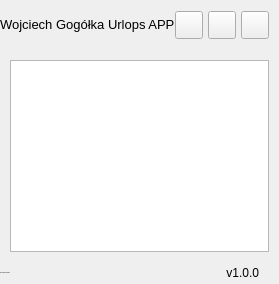
        <widget class="QFrame" name="contentBox">
         <property name="frameShape">
          <enum>QFrame::NoFrame</enum>
         </property>
         <property name="frameShadow">
          <enum>QFrame::Raised</enum>
         </property>
         <layout class="QVBoxLayout" name="verticalLayout_2">
          <property name="spacing">
           <number>0</number>
          </property>
          <property name="leftMargin">
           <number>0</number>
          </property>
          <property name="topMargin">
           <number>0</number>
          </property>
          <property name="rightMargin">
           <number>0</number>
          </property>
          <property name="bottomMargin">
           <number>0</number>
          </property>
          <item>
           <widget class="QFrame" name="contentTopBg">
            <property name="minimumSize">
             <size>
              <width>0</width>
              <height>50</height>
             </size>
            </property>
            <property name="maximumSize">
             <size>
              <width>16777215</width>
              <height>50</height>
             </size>
            </property>
            <property name="frameShape">
             <enum>QFrame::NoFrame</enum>
            </property>
            <property name="frameShadow">
             <enum>QFrame::Raised</enum>
            </property>
            <layout class="QHBoxLayout" name="horizontalLayout">
             <property name="spacing">
              <number>0</number>
             </property>
             <property name="leftMargin">
              <number>0</number>
             </property>
             <property name="topMargin">
              <number>0</number>
             </property>
             <property name="rightMargin">
              <number>10</number>
             </property>
             <property name="bottomMargin">
              <number>0</number>
             </property>
             <item>
              <widget class="QFrame" name="leftBox">
               <property name="sizePolicy">
                <sizepolicy hsizetype="Expanding" vsizetype="Preferred">
                 <horstretch>0</horstretch>
                 <verstretch>0</verstretch>
                </sizepolicy>
               </property>
               <property name="frameShape">
                <enum>QFrame::NoFrame</enum>
               </property>
               <property name="frameShadow">
                <enum>QFrame::Raised</enum>
               </property>
               <layout class="QHBoxLayout" name="horizontalLayout_3">
                <property name="spacing">
                 <number>0</number>
                </property>
                <property name="leftMargin">
                 <number>0</number>
                </property>
                <property name="topMargin">
                 <number>0</number>
                </property>
                <property name="rightMargin">
                 <number>0</number>
                </property>
                <property name="bottomMargin">
                 <number>0</number>
                </property>
                <item>
                 <widget class="QLabel" name="titleRightInfo">
                  <property name="sizePolicy">
                   <sizepolicy hsizetype="Preferred" vsizetype="Expanding">
                    <horstretch>0</horstretch>
                    <verstretch>0</verstretch>
                   </sizepolicy>
                  </property>
                  <property name="maximumSize">
                   <size>
                    <width>16777215</width>
                    <height>45</height>
                   </size>
                  </property>
                  <property name="font">
                   <font>
                    <pointsize>10</pointsize>
                    <italic>false</italic>
                    <bold>false</bold>
                   </font>
                  </property>
                  <property name="text">
                   <string>Wojciech Gogółka Urlops APP</string>
                  </property>
                  <property name="alignment">
                   <set>Qt::AlignLeading|Qt::AlignLeft|Qt::AlignVCenter</set>
                  </property>
                 </widget>
                </item>
               </layout>
              </widget>
             </item>
             <item alignment="Qt::AlignRight">
              <widget class="QFrame" name="rightButtons">
               <property name="minimumSize">
                <size>
                 <width>0</width>
                 <height>28</height>
                </size>
               </property>
               <property name="frameShape">
                <enum>QFrame::NoFrame</enum>
               </property>
               <property name="frameShadow">
                <enum>QFrame::Raised</enum>
               </property>
               <layout class="QHBoxLayout" name="horizontalLayout_2">
                <property name="spacing">
                 <number>5</number>
                </property>
                <property name="leftMargin">
                 <number>0</number>
                </property>
                <property name="topMargin">
                 <number>0</number>
                </property>
                <property name="rightMargin">
                 <number>0</number>
                </property>
                <property name="bottomMargin">
                 <number>0</number>
                </property>
                <item>
                 <widget class="QPushButton" name="minimizeAppBtn">
                  <property name="minimumSize">
                   <size>
                    <width>28</width>
                    <height>28</height>
                   </size>
                  </property>
                  <property name="maximumSize">
                   <size>
                    <width>28</width>
                    <height>28</height>
                   </size>
                  </property>
                  <property name="cursor">
                   <cursorShape>PointingHandCursor</cursorShape>
                  </property>
                  <property name="toolTip">
                   <string>Minimize</string>
                  </property>
                  <property name="text">
                   <string/>
                  </property>
                  <property name="icon">
                   <iconset resource="../../Modern_GUI_PyDracula_PySide6_or_PyQt6-master/resources.qrc">
                    <normaloff>:/icons/images/icons/icon_minimize.png</normaloff>:/icons/images/icons/icon_minimize.png</iconset>
                  </property>
                  <property name="iconSize">
                   <size>
                    <width>20</width>
                    <height>20</height>
                   </size>
                  </property>
                 </widget>
                </item>
                <item>
                 <widget class="QPushButton" name="maximizeRestoreAppBtn">
                  <property name="minimumSize">
                   <size>
                    <width>28</width>
                    <height>28</height>
                   </size>
                  </property>
                  <property name="maximumSize">
                   <size>
                    <width>28</width>
                    <height>28</height>
                   </size>
                  </property>
                  <property name="font">
                   <font>
                    <pointsize>10</pointsize>
                    <italic>false</italic>
                    <bold>false</bold>
                    <stylestrategy>PreferDefault</stylestrategy>
                   </font>
                  </property>
                  <property name="cursor">
                   <cursorShape>PointingHandCursor</cursorShape>
                  </property>
                  <property name="toolTip">
                   <string>Maximize</string>
                  </property>
                  <property name="text">
                   <string/>
                  </property>
                  <property name="icon">
                   <iconset resource="../../Modern_GUI_PyDracula_PySide6_or_PyQt6-master/resources.qrc">
                    <normaloff>:/icons/images/icons/icon_maximize.png</normaloff>:/icons/images/icons/icon_maximize.png</iconset>
                  </property>
                  <property name="iconSize">
                   <size>
                    <width>20</width>
                    <height>20</height>
                   </size>
                  </property>
                 </widget>
                </item>
                <item>
                 <widget class="QPushButton" name="closeAppBtn">
                  <property name="minimumSize">
                   <size>
                    <width>28</width>
                    <height>28</height>
                   </size>
                  </property>
                  <property name="maximumSize">
                   <size>
                    <width>28</width>
                    <height>28</height>
                   </size>
                  </property>
                  <property name="cursor">
                   <cursorShape>PointingHandCursor</cursorShape>
                  </property>
                  <property name="toolTip">
                   <string>Close</string>
                  </property>
                  <property name="text">
                   <string/>
                  </property>
                  <property name="icon">
                   <iconset resource="../../Modern_GUI_PyDracula_PySide6_or_PyQt6-master/resources.qrc">
                    <normaloff>:/icons/images/icons/icon_close.png</normaloff>:/icons/images/icons/icon_close.png</iconset>
                  </property>
                  <property name="iconSize">
                   <size>
                    <width>20</width>
                    <height>20</height>
                   </size>
                  </property>
                 </widget>
                </item>
               </layout>
              </widget>
             </item>
            </layout>
           </widget>
          </item>
          <item>
           <widget class="QFrame" name="contentBottom">
            <property name="frameShape">
             <enum>QFrame::NoFrame</enum>
            </property>
            <property name="frameShadow">
             <enum>QFrame::Raised</enum>
            </property>
            <layout class="QVBoxLayout" name="verticalLayout_6">
             <property name="spacing">
              <number>0</number>
             </property>
             <property name="leftMargin">
              <number>0</number>
             </property>
             <property name="topMargin">
              <number>0</number>
             </property>
             <property name="rightMargin">
              <number>0</number>
             </property>
             <property name="bottomMargin">
              <number>0</number>
             </property>
             <item>
              <widget class="QFrame" name="content">
               <property name="frameShape">
                <enum>QFrame::NoFrame</enum>
               </property>
               <property name="frameShadow">
                <enum>QFrame::Raised</enum>
               </property>
               <layout class="QHBoxLayout" name="horizontalLayout_4">
                <property name="spacing">
                 <number>0</number>
                </property>
                <property name="leftMargin">
                 <number>0</number>
                </property>
                <property name="topMargin">
                 <number>0</number>
                </property>
                <property name="rightMargin">
                 <number>0</number>
                </property>
                <property name="bottomMargin">
                 <number>0</number>
                </property>
                <item>
                 <widget class="QFrame" name="pagesContainer">
                  <property name="styleSheet">
                   <string notr="true"/>
                  </property>
                  <property name="frameShape">
                   <enum>QFrame::NoFrame</enum>
                  </property>
                  <property name="frameShadow">
                   <enum>QFrame::Raised</enum>
                  </property>
                  <layout class="QVBoxLayout" name="verticalLayout_15">
                   <property name="spacing">
                    <number>0</number>
                   </property>
                   <property name="leftMargin">
                    <number>10</number>
                   </property>
                   <property name="topMargin">
                    <number>10</number>
                   </property>
                   <property name="rightMargin">
                    <number>10</number>
                   </property>
                   <property name="bottomMargin">
                    <number>10</number>
                   </property>
                   <item>
                    <layout class="QHBoxLayout" name="horizontalLayout_7">
                     <property name="sizeConstraint">
                      <enum>QLayout::SetFixedSize</enum>
                     </property>
                    </layout>
                   </item>
                   <item>
                    <layout class="QHBoxLayout" name="horizontalLayout_9">
                     <item>
                      <widget class="QTableWidget" name="workersTable">
                       <property name="verticalScrollMode">
                        <enum>QAbstractItemView::ScrollPerPixel</enum>
                       </property>
                      </widget>
                     </item>
                    </layout>
                   </item>
                  </layout>
                 </widget>
                </item>
               </layout>
              </widget>
             </item>
             <item>
              <widget class="QFrame" name="bottomBar">
               <property name="minimumSize">
                <size>
                 <width>0</width>
                 <height>22</height>
                </size>
               </property>
               <property name="maximumSize">
                <size>
                 <width>16777215</width>
                 <height>22</height>
                </size>
               </property>
               <property name="frameShape">
                <enum>QFrame::NoFrame</enum>
               </property>
               <property name="frameShadow">
                <enum>QFrame::Raised</enum>
               </property>
               <layout class="QHBoxLayout" name="horizontalLayout_5">
                <property name="spacing">
                 <number>0</number>
                </property>
                <property name="leftMargin">
                 <number>0</number>
                </property>
                <property name="topMargin">
                 <number>0</number>
                </property>
                <property name="rightMargin">
                 <number>0</number>
                </property>
                <property name="bottomMargin">
                 <number>0</number>
                </property>
                <item>
                 <widget class="QLabel" name="creditsLabel">
                  <property name="maximumSize">
                   <size>
                    <width>16777215</width>
                    <height>16</height>
                   </size>
                  </property>
                  <property name="font">
                   <font>
                    <pointsize>-1</pointsize>
                    <italic>false</italic>
                    <bold>false</bold>
                   </font>
                  </property>
                  <property name="text">
                   <string>By: Wojciech Gogółka</string>
                  </property>
                  <property name="alignment">
                   <set>Qt::AlignLeading|Qt::AlignLeft|Qt::AlignVCenter</set>
                  </property>
                 </widget>
                </item>
                <item>
                 <widget class="QLabel" name="version">
                  <property name="text">
                   <string>v1.0.0</string>
                  </property>
                  <property name="alignment">
                   <set>Qt::AlignRight|Qt::AlignTrailing|Qt::AlignVCenter</set>
                  </property>
                 </widget>
                </item>
                <item>
                 <widget class="QFrame" name="frame_size_grip">
                  <property name="minimumSize">
                   <size>
                    <width>20</width>
                    <height>0</height>
                   </size>
                  </property>
                  <property name="maximumSize">
                   <size>
                    <width>20</width>
                    <height>16777215</height>
                   </size>
                  </property>
                  <property name="frameShape">
                   <enum>QFrame::NoFrame</enum>
                  </property>
                  <property name="frameShadow">
                   <enum>QFrame::Raised</enum>
                  </property>
                 </widget>
                </item>
               </layout>
              </widget>
             </item>
            </layout>
           </widget>
          </item>
         </layout>
        </widget>
